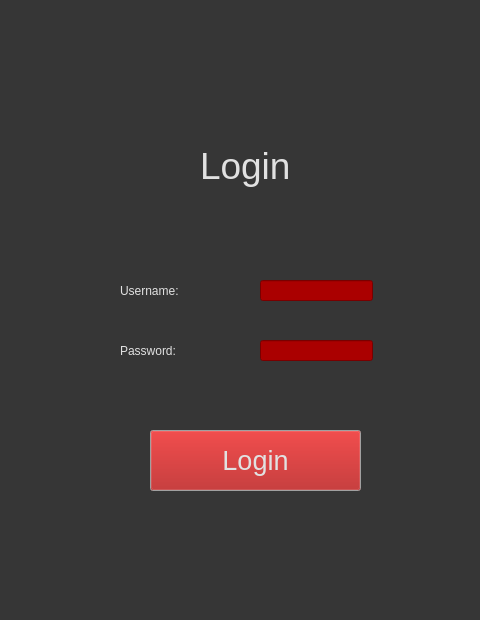
<?xml version="1.0" encoding="UTF-8"?>
<ui version="4.0">
 <class>Dialog</class>
 <widget class="QDialog" name="Dialog">
  <property name="geometry">
   <rect>
    <x>0</x>
    <y>0</y>
    <width>480</width>
    <height>620</height>
   </rect>
  </property>
  <property name="windowTitle">
   <string>Dialog</string>
  </property>
  <property name="styleSheet">
   <string notr="true">background-color: rgb(54, 54, 54);
selection-background-color: rgb(255, 255, 255);</string>
  </property>
  <widget class="QLineEdit" name="password">
   <property name="geometry">
    <rect>
     <x>260</x>
     <y>340</y>
     <width>113</width>
     <height>21</height>
    </rect>
   </property>
   <property name="styleSheet">
    <string notr="true">font-size:14pt;color:rgb(225,225,225);
background-color: rgb(170, 0, 0);</string>
   </property>
  </widget>
  <widget class="QPushButton" name="loginbutton">
   <property name="geometry">
    <rect>
     <x>150</x>
     <y>430</y>
     <width>211</width>
     <height>61</height>
    </rect>
   </property>
   <property name="styleSheet">
    <string notr="true">color:rgb(225,225,225); font-size:20pt;
background-color: rgb(170, 0, 0);
font: 14pt &quot;Arial&quot;;</string>
   </property>
   <property name="text">
    <string>Login</string>
   </property>
  </widget>
  <widget class="QLineEdit" name="username">
   <property name="geometry">
    <rect>
     <x>260</x>
     <y>280</y>
     <width>113</width>
     <height>21</height>
    </rect>
   </property>
   <property name="styleSheet">
    <string notr="true">font-size:14pt;color:rgb(225,225,225);
background-color: rgb(170, 0, 0);</string>
   </property>
  </widget>
  <widget class="QLabel" name="label_4">
   <property name="geometry">
    <rect>
     <x>120</x>
     <y>270</y>
     <width>131</width>
     <height>41</height>
    </rect>
   </property>
   <property name="styleSheet">
    <string notr="true">font: 16pt &quot;Arial&quot;;
color: rgb(225, 225, 225);</string>
   </property>
   <property name="text">
    <string>Username:</string>
   </property>
  </widget>
  <widget class="QLabel" name="label">
   <property name="geometry">
    <rect>
     <x>200</x>
     <y>140</y>
     <width>131</width>
     <height>51</height>
    </rect>
   </property>
   <property name="styleSheet">
    <string notr="true">color:rgb(225,225,225); font-size:28pt;
font: 28pt &quot;Arial&quot;;</string>
   </property>
   <property name="text">
    <string>Login</string>
   </property>
  </widget>
  <widget class="QLabel" name="label_3">
   <property name="geometry">
    <rect>
     <x>120</x>
     <y>330</y>
     <width>131</width>
     <height>41</height>
    </rect>
   </property>
   <property name="styleSheet">
    <string notr="true">font: 16pt &quot;Arial&quot;;
color: rgb(225, 225, 225);</string>
   </property>
   <property name="text">
    <string>Password:</string>
   </property>
  </widget>
 </widget>
 <resources/>
 <connections/>
</ui>
